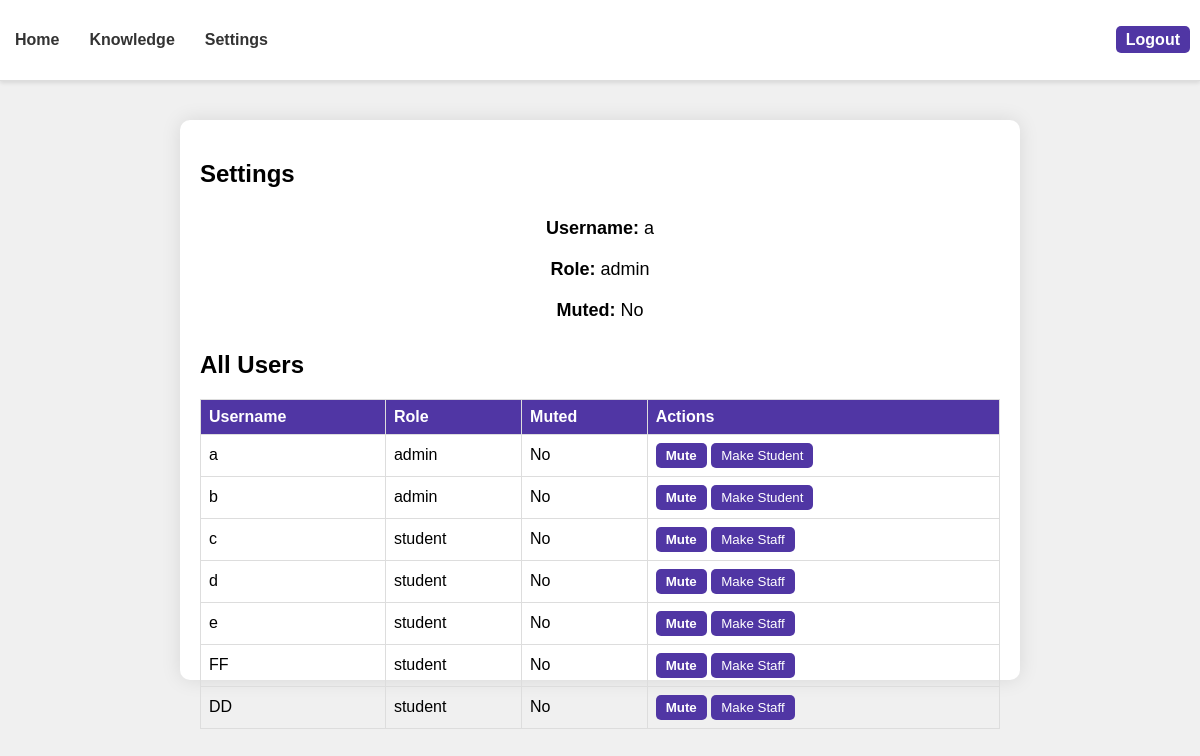
Screenshot of /settings (signed in) with the database file from the repository.
### models.py (models this page shows)
class Base(DeclarativeBase):
    pass

class User(Base):
    __tablename__ = "user"
    username: Mapped[str] = mapped_column(String, primary_key=True)
    password: Mapped[str] = mapped_column(String)
    role: Mapped[str] = mapped_column(String, nullable=False, default='student')
    is_muted: Mapped[bool] = mapped_column(Boolean, nullable=False, default=False)
    __table_args__ = (
        CheckConstraint(role.in_(['staff', 'student', 'admin']), name='role_check'),
    )

### app.py (the view)
@app.route("/settings", methods=["GET"])
def settings():
    if 'username' not in session:
        abort(403)
    username = session['username']
    user = db.get_user(username)
    if user:
        if user.role in ['admin', 'staff']:
            all_users = db.get_all_users()
        else:
            all_users = []
        return render_template('settings.jinja', user=user, username=username, all_users=all_users)
    else:
        return "Error: User not found", 404

### db.py (called while the page is built)
def get_user(username: str):
    with Session(engine) as session:
        return session.get(User, username)

def get_all_users():
    with Session(engine) as session:
        return session.query(User).all()

### templates/settings.jinja (shortened to what this page needs)
{% extends 'base.jinja' %}
{% block content %}
<nav>
    <div class="nav-links">
        <a href="/home?username={{ username }}" class="nav-link" data-i18n="home">Home</a>
        <a href="/knowledge" class="nav-link" data-i18n="knowledge">Knowledge</a>
        <a href="/settings" class="nav-link" data-i18n="settings">Settings</a>
    </div>
    <div class="user-info">
        <ol style="list-style: none; padding: 0;">
            <li>
                <a href="javascript:void(0)" onclick="logoutAndClearStorage()" class="btn" data-i18n="logout">Logout</a>
            </li>
        </ol>
    </div>
</nav>
<main>
    <div class="settings-container">
        <h2>Settings</h2>
        <div class="user-info">
            <p><strong>Username:</strong> {{ user.username }}</p>
            <p><strong>Role:</strong> {{ user.role }}</p>
            <p><strong>Muted:</strong> {{ 'Yes' if user.is_muted else 'No' }}</p>
        </div>
        {% if user.role in ['admin', 'staff'] %}
        <h2>All Users</h2>
        <table>
            <thead>
                <tr>
                    <th>Username</th>
                    <th>Role</th>
                    <th>Muted</th>
                    <th>Actions</th>
                </tr>
            </thead>
            <tbody>
                {% for u in all_users %}
                <tr>
                    <td>{{ u.username }}</td>
                    <td>{{ u.role }}</td>
                    <td>{{ 'Yes' if u.is_muted else 'No' }}</td>
                    <td>
                        {% if user.role == 'admin' or (user.role == 'staff' and u.role == 'student') %}
                        <button class="btn" onclick="toggleMute('{{ u.username }}', {{ 'false' if u.is_muted else 'true' }})">
                            {{ 'Unmute' if u.is_muted else 'Mute' }}
                        </button>
                        {% endif %}
                        {% if user.role == 'admin' %}
                        <button class="role-btn" onclick="toggleRole('{{ u.username }}', '{{ 'staff' if u.role == 'student' else 'student' }}')">
                            {{ 'Make Staff' if u.role == 'student' else 'Make Student' }}
                        </button>
                        {% endif %}
                    </td>
                </tr>
                {% endfor %}
            </tbody>
        </table>
        {% endif %}
    </div>
</main>
{% endblock %}

### templates/settings.jinja (style rules this page uses)
body { font-family: 'Arial', sans-serif; background: #f0f0f0; margin: 0; padding: 0; display: flex; flex-direction: row; height: 100vh; }
nav { width: 100%; border-bottom: 1px solid #ddd; padding: 10px 0; background-color: #fff; display: flex; justify-content: space-between; align-items: center; box-shadow: 0 2px 4px rgba(0, 0, 0, 0.1); position: fixed; top: 0; left: 0; z-index: 1000; height: 60px; }
.nav-link { padding: 10px 15px; color: #333; text-decoration: none; font-weight: bold; transition: background-color 0.3s ease; }
.nav-links, .user-info { display: flex; align-items: center; }
.user-info li { list-style: none; margin-right: 10px; }
.btn { color: #333; font-weight: bold; text-decoration: none; cursor: pointer; }
main { flex: 1; display: flex; padding: 20px; }
.settings-container { padding: 20px; background-color: white; border-radius: 10px; box-shadow: 0 0 20px rgba(0, 0, 0, 0.1); max-width: 800px; width: 100%; margin: 100px auto; }
.user-info { display: flex; flex-direction: column; }
.user-info p { font-size: 18px; margin: 10px 0; }
table { width: 100%; border-collapse: collapse; margin: 20px 0; }
table, th, td { border: 1px solid #ddd; }
th, td { padding: 8px; text-align: left; }
th { background-color: #5036a4; color: white; }
.btn { padding: 5px 10px; color: white; background-color: #5036a4; border: none; border-radius: 5px; cursor: pointer; }
.role-btn { padding: 5px 10px; color: white; background-color: #5036a4; border: none; border-radius: 5px; cursor: pointer; margin-right: 5px; }

### rows the page displays
User: username "a", role "admin", is_muted "No", is_muted "Mute", role "Make Student"
User: username "b", role "admin", is_muted "No", is_muted "Mute", role "Make Student"
User: username "c", role "student", is_muted "No", is_muted "Mute", role "Make Staff"
User: username "d", role "student", is_muted "No", is_muted "Mute", role "Make Staff"
User: username "e", role "student", is_muted "No", is_muted "Mute", role "Make Staff"
User: username "FF", role "student", is_muted "No", is_muted "Mute", role "Make Staff"
User: username "DD", role "student", is_muted "No", is_muted "Mute", role "Make Staff"
